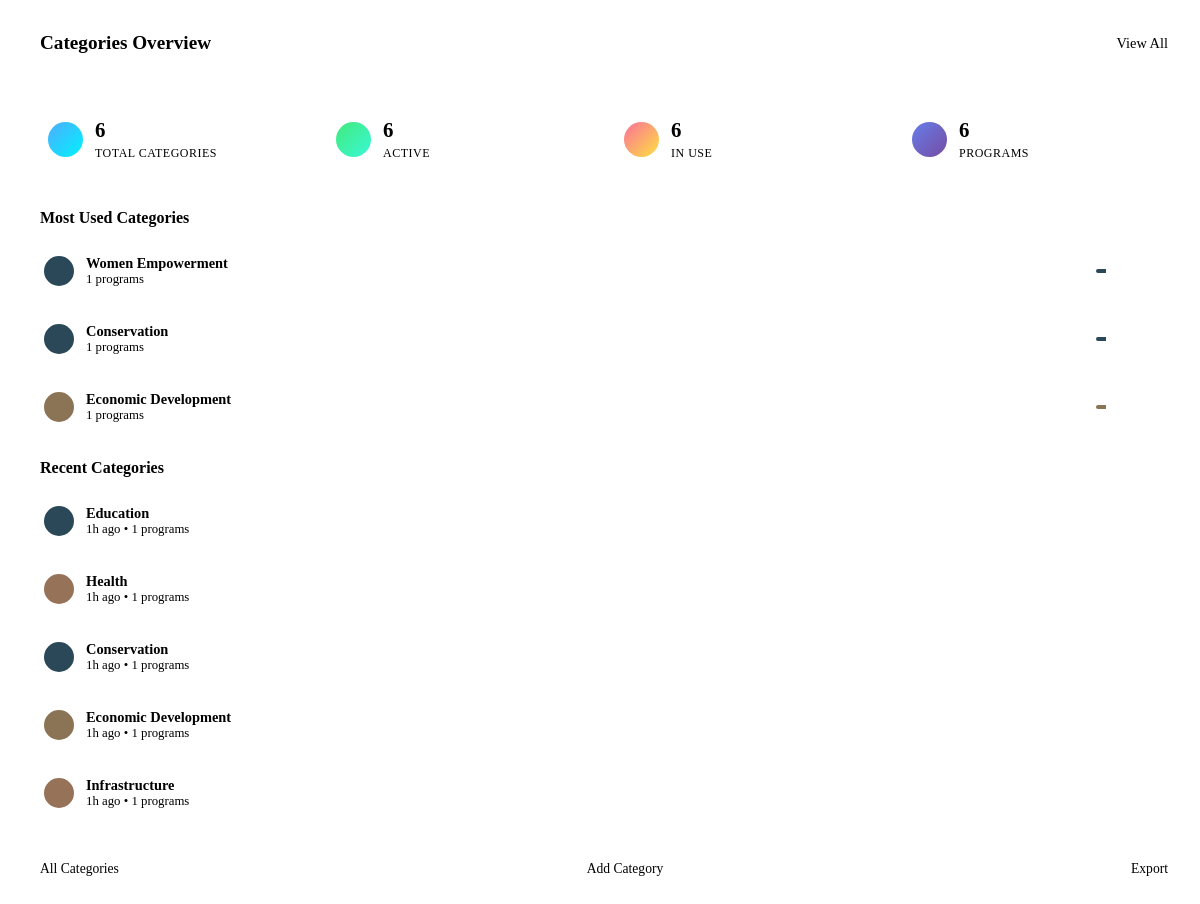
The page /admin/categories/widget.php on the database its author committed.
### tables this page shows
CREATE TABLE IF NOT EXISTS `community_categories` (
  `id` int(11) NOT NULL AUTO_INCREMENT,
  `name` varchar(100) NOT NULL,
  `description` text DEFAULT NULL,
  `icon` varchar(100) DEFAULT NULL,
  `color` varchar(7) DEFAULT '#2a4858',
  `status` enum('active','inactive') DEFAULT 'active',
  `created_at` timestamp NOT NULL DEFAULT current_timestamp(),
  `updated_at` timestamp NOT NULL DEFAULT current_timestamp() ON UPDATE current_timestamp(),
  PRIMARY KEY (`id`),
  UNIQUE KEY `community_name` (`name`),
  KEY `community_status` (`status`)
);

### admin/categories/widget.php (the view, shortened to what this page needs)
<?php
$categories_stats_query = "SELECT
    COUNT(*) as total_categories,
    COUNT(CASE WHEN status = 'active' THEN 1 END) as active_categories,
    COUNT(CASE WHEN status = 'inactive' THEN 1 END) as inactive_categories,
    COUNT(CASE WHEN DATE(created_at) = CURDATE() THEN 1 END) as today_categories,
    COUNT(CASE WHEN DATE(created_at) >= DATE_SUB(CURDATE(), INTERVAL 7 DAY) THEN 1 END) as week_categories
    FROM community_categories";
$categories_stats_result = mysqli_query($conn, $categories_stats_query);
$categories_stats = mysqli_fetch_assoc($categories_stats_result);
$usage_stats_query = "SELECT
    COUNT(DISTINCT p.category) as used_categories,
    COUNT(p.id) as total_programs
    FROM community_programs p
    INNER JOIN community_categories c ON p.category = c.name";
$usage_stats_result = mysqli_query($conn, $usage_stats_query);
$usage_stats = mysqli_fetch_assoc($usage_stats_result);
$recent_categories_query = "SELECT c.id, c.name, c.description, c.icon, c.color, c.status, c.created_at,
                           COUNT(p.id) as program_count
                           FROM community_categories c
                           LEFT JOIN community_programs p ON c.name = p.category
                           GROUP BY c.id
                           ORDER BY c.created_at DESC
                           LIMIT 5";
$recent_categories_result = mysqli_query($conn, $recent_categories_query);
$popular_categories_query = "SELECT c.name, c.icon, c.color, COUNT(p.id) as program_count
                            FROM community_categories c
                            INNER JOIN community_programs p ON c.name = p.category
                            GROUP BY c.id
                            ORDER BY program_count DESC
                            LIMIT 3";
$popular_categories_result = mysqli_query($conn, $popular_categories_query);
?>
<div class="dashboard-widget categories-widget">
    <div class="widget-header">
        <h3><i class="fas fa-tags"></i> Categories Overview</h3>
        <a href="categories/" class="widget-action">
            View All
        </a>
    </div>
    <div class="widget-content">
        <div class="quick-stats">
            <div class="stat-item">
                <div class="stat-icon total-categories">
                </div>
                <div class="stat-details">
                    <div class="stat-number"><?php echo $categories_stats['total_categories']; ?></div>
                    <div class="stat-label">Total Categories</div>
                </div>
            </div>
            <div class="stat-item">
                <div class="stat-icon active-categories">
                </div>
                <div class="stat-details">
                    <div class="stat-number"><?php echo $categories_stats['active_categories']; ?></div>
                    <div class="stat-label">Active</div>
                </div>
            </div>
            <div class="stat-item">
                <div class="stat-icon used-categories">
                </div>
                <div class="stat-details">
                    <div class="stat-number"><?php echo $usage_stats['used_categories'] ?: 0; ?></div>
                    <div class="stat-label">In Use</div>
                </div>
            </div>
            <div class="stat-item">
                <div class="stat-icon total-programs">
                </div>
                <div class="stat-details">
                    <div class="stat-number"><?php echo $usage_stats['total_programs'] ?: 0; ?></div>
                    <div class="stat-label">Programs</div>
                </div>
            </div>
        </div>
        <?php if (mysqli_num_rows($popular_categories_result) > 0): ?>
            <div class="popular-categories">
                <h4><i class="fas fa-star"></i> Most Used Categories</h4>
                <div class="categories-list">
                    <?php while ($category = mysqli_fetch_assoc($popular_categories_result)): ?>
                        <div class="category-item">
                            <div class="category-icon-small" style="background-color: <?php echo htmlspecialchars($category['color']); ?>;">
                            </div>
                            <div class="category-info">
                                <div class="category-name"><?php echo htmlspecialchars($category['name']); ?></div>
                                <div class="category-usage"><?php echo $category['program_count']; ?> programs</div>
                            </div>
                            <div class="usage-bar">
                                <div class="usage-fill" style="width: <?php echo min(100, ($category['program_count'] / max(1, $usage_stats['total_programs'])) * 100); ?>%; background-color: <?php echo htmlspecialchars($category['color']); ?>;"></div>
                            </div>
                        </div>
                    <?php endwhile; ?>
                </div>
            </div>
        <?php endif; ?>
        <div class="recent-categories">
            <h4><i class="fas fa-clock"></i> Recent Categories</h4>
            <?php if (mysqli_num_rows($recent_categories_result) > 0): ?>
                <div class="categories-list">
                    <?php while ($category = mysqli_fetch_assoc($recent_categories_result)): ?>
                        <div class="category-item">
                            <div class="category-icon-small" style="background-color: <?php echo htmlspecialchars($category['color']); ?>;">
                            </div>
                            <div class="category-info">
                                <div class="category-name">
                                    <?php echo htmlspecialchars($category['name']); ?>
                                    <span class="status-indicator status-<?php echo $category['status']; ?>"></span>
                                </div>
                                <div class="category-meta">
                                    <?php
                                    $time_diff = time() - strtotime($category['created_at']);
                                    if ($time_diff < 3600) {
                                        echo floor($time_diff / 60) . 'm ago';
                                    } elseif ($time_diff < 86400) {
                                        echo floor($time_diff / 3600) . 'h ago';
                                    } else {
                                        echo date('M j', strtotime($category['created_at']));
                                    }
                                    ?>
                                    • <?php echo $category['program_count']; ?> programs
                                </div>
                            </div>
                            <div class="category-actions">
                                <a href="categories/edit.php?id=<?php echo $category['id']; ?>"
                                   class="action-btn" title="Edit Category">
                                </a>
                            </div>
                        </div>
                    <?php endwhile; ?>
                </div>
            <?php endif; ?>
        </div>
        <div class="widget-actions">
            <a href="categories/" class="action-link">
                All Categories
            </a>
            <a href="categories/create.php" class="action-link">
                Add Category
            </a>
            <a href="categories/export.php" class="action-link">
                Export
            </a>
        </div>
    </div>
</div>

### admin/categories/widget.php (style rules this page uses)
.categories-widget { background: white; border-radius: var(--border-radius-lg); box-shadow: var(--shadow-sm); border: 1px solid var(--neutral-beige); overflow: hidden; }
.widget-header { display: flex; justify-content: space-between; align-items: center; padding: 1.5rem; background: linear-gradient(135deg, var(--neutral-light) 0%, white 100%); border-bottom: 1px solid var(--neutral-beige); }
.widget-header h3 { font-size: 1.2rem; color: var(--text-dark); margin: 0; font-weight: 600; display: flex; align-items: center; gap: 0.5rem; }
.widget-action { color: var(--primary-green); text-decoration: none; font-size: 0.9rem; display: flex; align-items: center; gap: 0.5rem; transition: color 0.3s ease; }
.widget-content { padding: 1.5rem; }
.quick-stats { display: grid; grid-template-columns: repeat(auto-fit, minmax(100px, 1fr)); gap: 1rem; margin-bottom: 2rem; }
.stat-item { display: flex; align-items: center; gap: 0.75rem; padding: 1rem; background-color: var(--neutral-light); border-radius: var(--border-radius-md); transition: transform 0.3s ease; }
.stat-icon { width: 35px; height: 35px; border-radius: 50%; display: flex; align-items: center; justify-content: center; color: white; font-size: 0.9rem; }
.stat-icon.total-categories { background: linear-gradient(135deg, #4facfe 0%, #00f2fe 100%); }
.stat-icon.active-categories { background: linear-gradient(135deg, #43e97b 0%, #38f9d7 100%); }
.stat-icon.used-categories { background: linear-gradient(135deg, #fa709a 0%, #fee140 100%); }
.stat-icon.total-programs { background: linear-gradient(135deg, #667eea 0%, #764ba2 100%); }
.stat-details { display: flex; flex-direction: column; gap: 0.25rem; }
.stat-number { font-size: 1.3rem; font-weight: 700; color: var(--text-dark); }
.stat-label { font-size: 0.75rem; color: var(--text-medium); text-transform: uppercase; letter-spacing: 0.5px; }
.popular-categories, .recent-categories { margin-bottom: 1.5rem; }
.popular-categories h4, .recent-categories h4 { font-size: 1rem; color: var(--text-dark); margin: 0 0 1rem 0; font-weight: 600; display: flex; align-items: center; gap: 0.5rem; }
.categories-list { display: flex; flex-direction: column; gap: 0.75rem; }
.category-item { display: flex; align-items: center; gap: 0.75rem; padding: 0.75rem; border-radius: var(--border-radius-md); border: 1px solid var(--neutral-beige); transition: all 0.3s ease; }
.category-icon-small { width: 30px; height: 30px; border-radius: 50%; display: flex; align-items: center; justify-content: center; color: white; font-size: 0.8rem; flex-shrink: 0; }
.category-info { flex: 1; min-width: 0; }
.category-name { font-weight: 600; color: var(--text-dark); font-size: 0.9rem; display: flex; align-items: center; gap: 0.5rem; }
.category-usage, .category-meta { font-size: 0.8rem; color: var(--text-medium); }
.status-indicator { width: 8px; height: 8px; border-radius: 50%; display: inline-block; }
.status-indicator.status-active { background-color: var(--success-color); }
.usage-bar { width: 60px; height: 4px; background-color: var(--neutral-beige); border-radius: 2px; overflow: hidden; }
.usage-fill { height: 100%; transition: width 0.3s ease; }
.category-actions { display: flex; gap: 0.25rem; }
.action-btn { width: 25px; height: 25px; border-radius: 50%; background-color: var(--neutral-light); display: flex; align-items: center; justify-content: center; color: var(--text-medium); text-decoration: none; transition: all 0.3s ease; font-size: 0.7rem; }
.widget-actions { display: flex; justify-content: space-between; padding-top: 1rem; border-top: 1px solid var(--neutral-beige); }
.action-link { display: flex; align-items: center; gap: 0.5rem; color: var(--primary-green); text-decoration: none; font-size: 0.85rem; transition: color 0.3s ease; }

### rows shown on the page
community_categories: name "Education", program_count "1"
community_categories: name "Health", program_count "1"
community_categories: name "Conservation", program_count "1"
community_categories: name "Economic Development", program_count "1"
community_categories: name "Infrastructure", program_count "1"

### other values the page prints
$categories_stats['total_categories'] "6"
$categories_stats['active_categories'] "6"
$usage_stats['used_categories'] ?: 0 "6"
$usage_stats['total_programs'] ?: 0 "6"
$category['name'] "Women Empowerment"
$category['program_count'] "1"
$category['name'] "Conservation"
$category['name'] "Economic Development"
